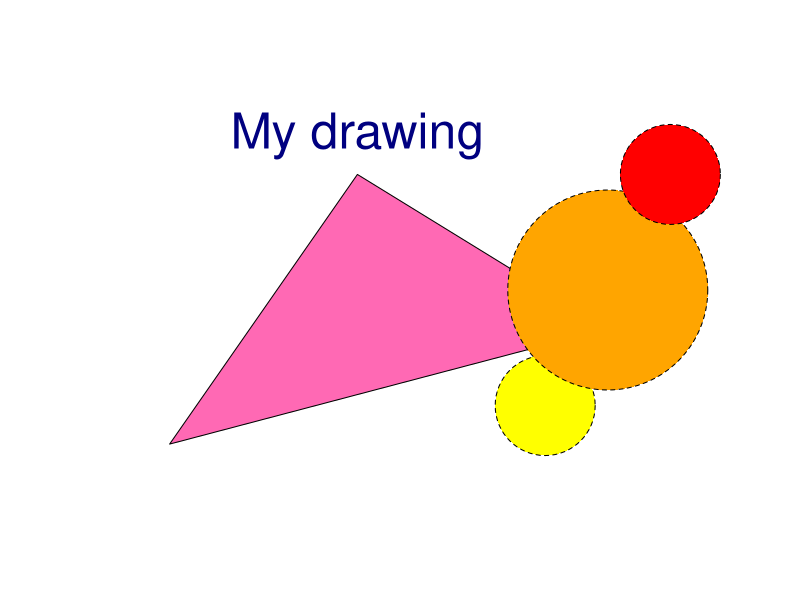
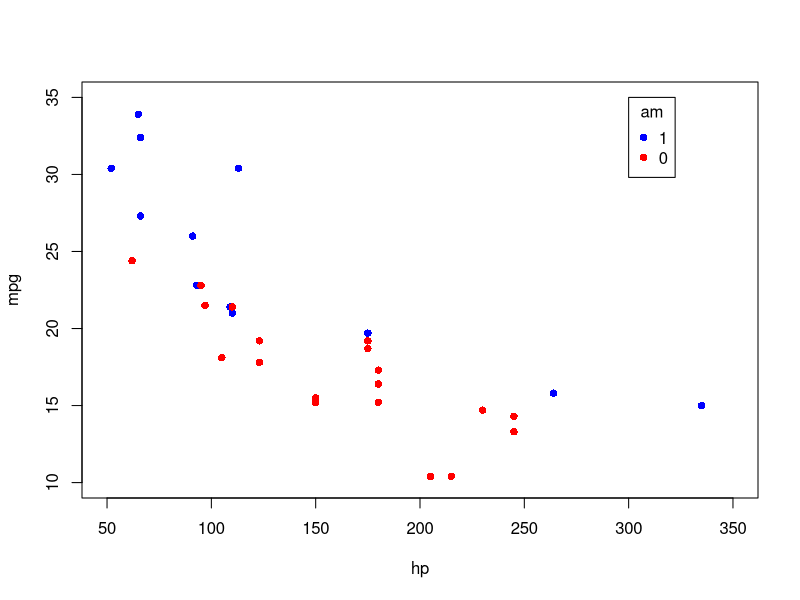
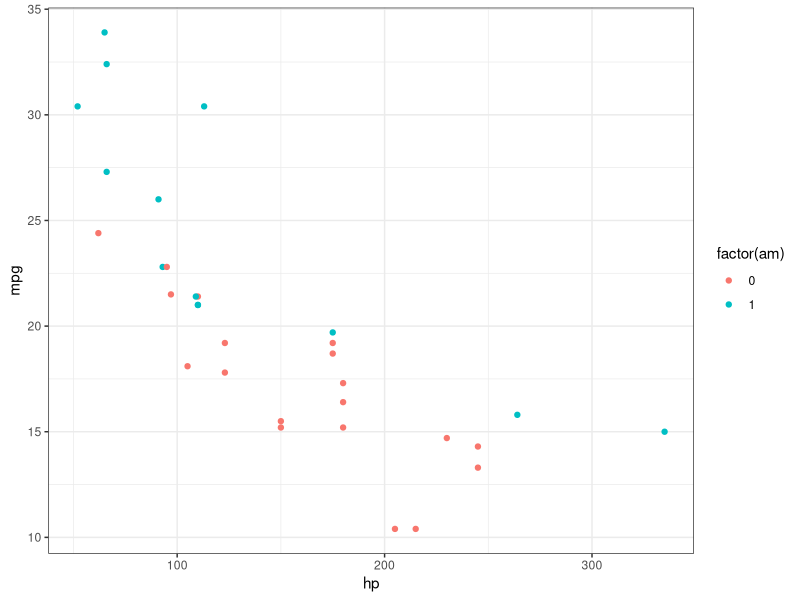
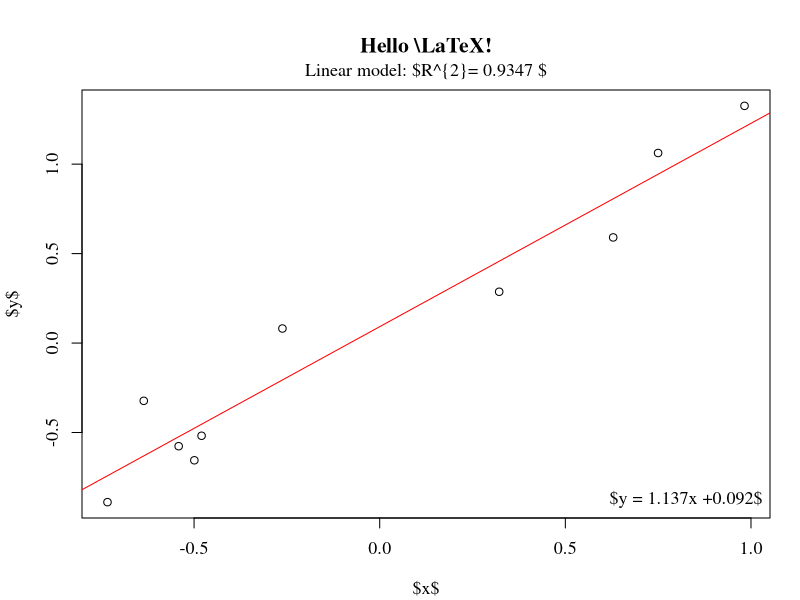
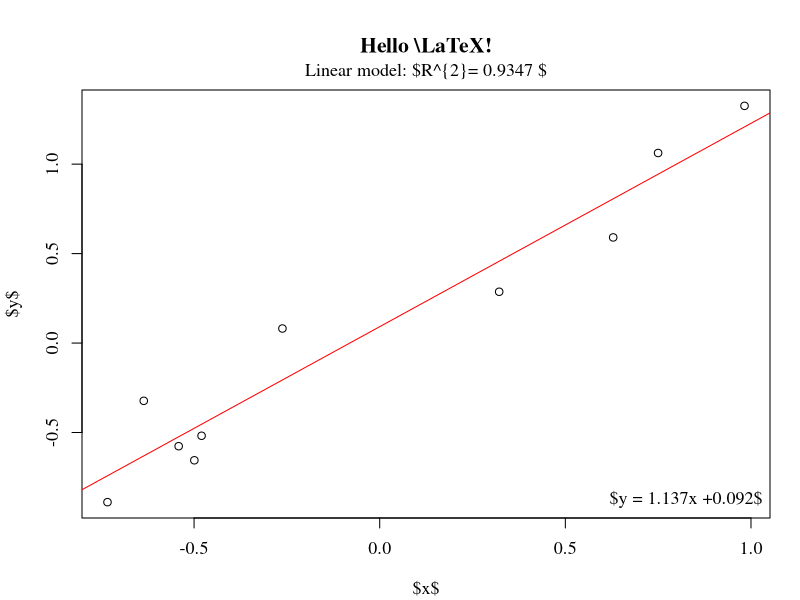
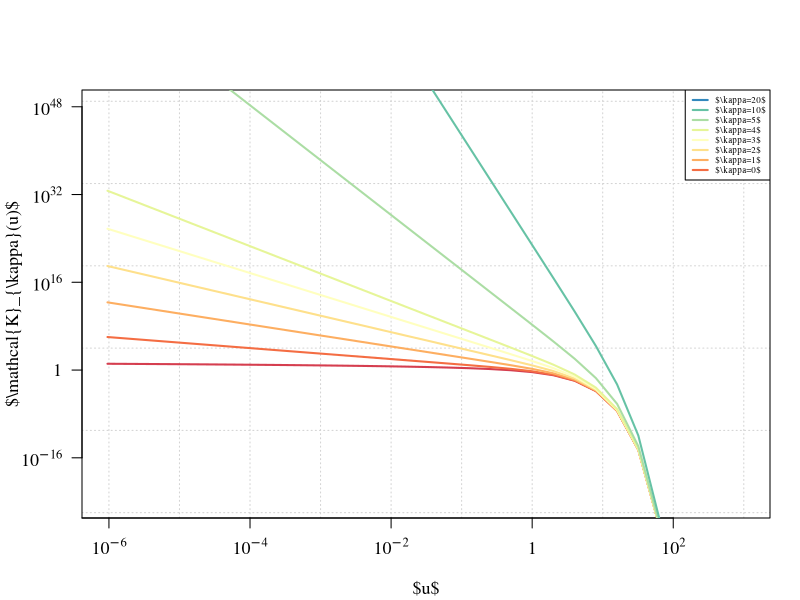
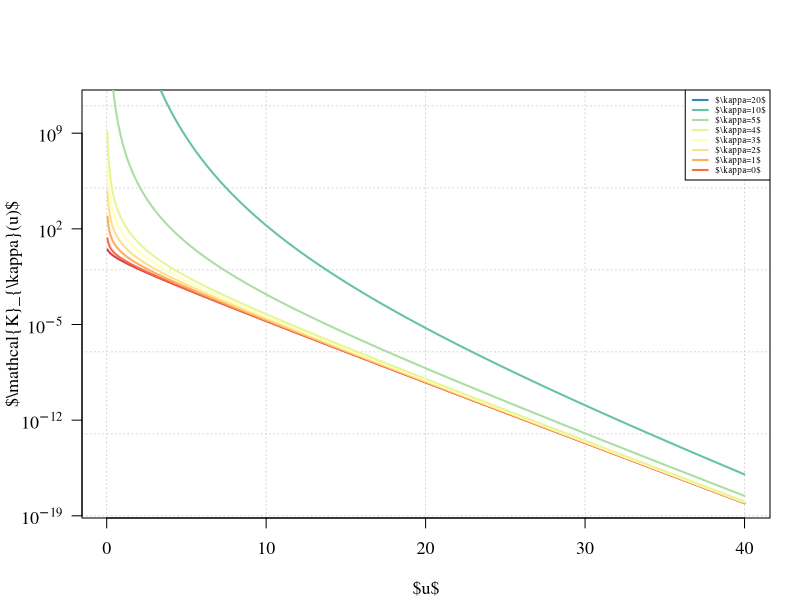

R code for these plots, in order:
## ---- chunk 1
library(grid)
library(lattice)
library(ggplot2)
## ---- chunk 2
# https://jeroen.github.io/uros2018/#23
plot.new()
plot.window(xlim = c(0, 100), ylim = c(0, 100))
polygon(c(10, 40, 80), c(10, 80, 40), col = 'hotpink')
text(40, 90, labels = 'My drawing', col = 'navyblue', cex = 3)
symbols(c(70, 80, 90), c(20, 50, 80), circles = c(10, 20, 10),
        bg = c('yellow', 'orange', 'red'), add = TRUE, lty = 'dashed')
## ---- chunk 3
data(topo, package="MASS")
## ---- chunk 4
plot(mpg ~ hp,
  data = subset(mtcars, am == 1), pch = 16, col = "blue",
  xlim = c(50, 350), ylim = c(10, 35)
)
points(mpg ~ hp,
  col = "red", pch = 16,
  data = subset(mtcars, am == 0)
)
legend(300, 35,
  c("1", "0"),
  title = "am",
  col = c("blue", "red"),
  pch = c(16, 16)
)
## ---- chunk 5
ggplot(mtcars, aes(x = hp, y = mpg, color = factor(am))) +
  geom_point() +
  theme_bw()
## ---- chunk 6
# 带有图标题
par(mar = c(4.1, 4.1, 4.5, 1.5), ps = 13, family = "Times")
x <- rnorm(10)
y <- x + rnorm(5, sd = 0.25)
model <- lm(y ~ x)
rsq <- summary(model)$r.squared
rsq <- signif(rsq, 4)
plot(x, y, main = "Hello \\LaTeX!", xlab = "$x$", ylab = "$y$")
abline(model, col = "red")
mtext(paste("Linear model: $R^{2}=", rsq, "$"), line = 0.5)
legend("bottomright", legend = paste("$y = ", round(coef(model)[2], 3),
  "x +", round(coef(model)[1], 3), "$",
  sep = ""
), bty = "n")

plot(x, y, main = "Hello \\LaTeX!", xlab = "$x$", ylab = "$y$")
abline(model, col = "red")
mtext(paste("Linear model: $R^{2}=", rsq, "$"), line = 0.5)
legend("bottomright", legend = paste("$y = ", round(coef(model)[2], 3),
  "x +", round(coef(model)[1], 3), "$",
  sep = ""
), bty = "n")
## ---- chunk 7
x0 <- 2^(-20:10)
nus <- c(0:5, 10, 20)
x <- seq(0, 4, length.out = 501)

plot(x0, x0^-8,
  frame.plot = TRUE,                     # 添加绘图框
  log = "xy",                            # x 和 y 轴都取对数尺度
  axes = FALSE,                          # 去掉坐标轴
  xlab = "$u$", 
  ylab = "$\\mathcal{K}_{\\kappa}(u)$",  # 设置坐标轴标签
  type = "n",                            # 清除绘图区域的内容
  ann = TRUE,                            # 添加标题 x和y轴标签
  panel.first = grid()                   # 添加背景参考线
)

axis(1,
     at = c(1e-08, 1e-06, 1e-04, 1e-02, 1, 1e+02),
     labels = expression(10^-8, 10^-6, 10^-4, 10^-2, 1, 10^2)
)
axis(2,
     at = c(1e-16, 1, 1e+16, 1e+32, 1e+48),
     labels = expression(10^-16, 1, 10^16, 10^32, 10^48), las = 1
)
# 设置线条颜色
cols <- RColorBrewer::brewer.pal(9,name = "Spectral")
# gray.colors(9) terrain.colors(9)  RColorBrewer::brewer.pal(9,name = "Spectral")
for (i in seq(length(nus)))
  lines(x0, besselK(x0, nu = nus[i]), col = cols[i], lwd = 2)
legend("topright",legend = paste0("$\\kappa=", rev(nus),"$"),
       col = rev(cols), lwd = 2, cex = 0.5)

# 数据变化范围太大，因此横纵坐标轴都取了以10为底的对数，数据可以紧凑的在一张图内展示
x <- seq(0, 40, length.out = 801)
x <- x[x > 0]
plot(x, x,frame.plot=TRUE,
     ylim = c(1e-18, 1e11), log = "y", xlab = "$u$", type = "n",  yaxt = "n",
     ylab = "$\\mathcal{K}_{\\kappa}(u)$", ann = TRUE, panel.first = grid()
)
axis(2,
     at = c(1e-19, 1e-12, 1e-05, 1e+02, 1e+09),
     labels = expression(10^-19, 10^-12, 10^-5, 10^2, 10^9), las = 1
)

for (i in seq(length(nus)))
  lines(x, besselK(x, nu = nus[i]), col = cols[i], lwd = 2)
legend("topright", legend = paste0("$\\kappa=", rev(nus),"$"), 
       col = rev(cols), lwd = 2, cex = 0.5)
## ---- chunk 8
grSoftVersion()
## ---- chunk 9
capabilities()
